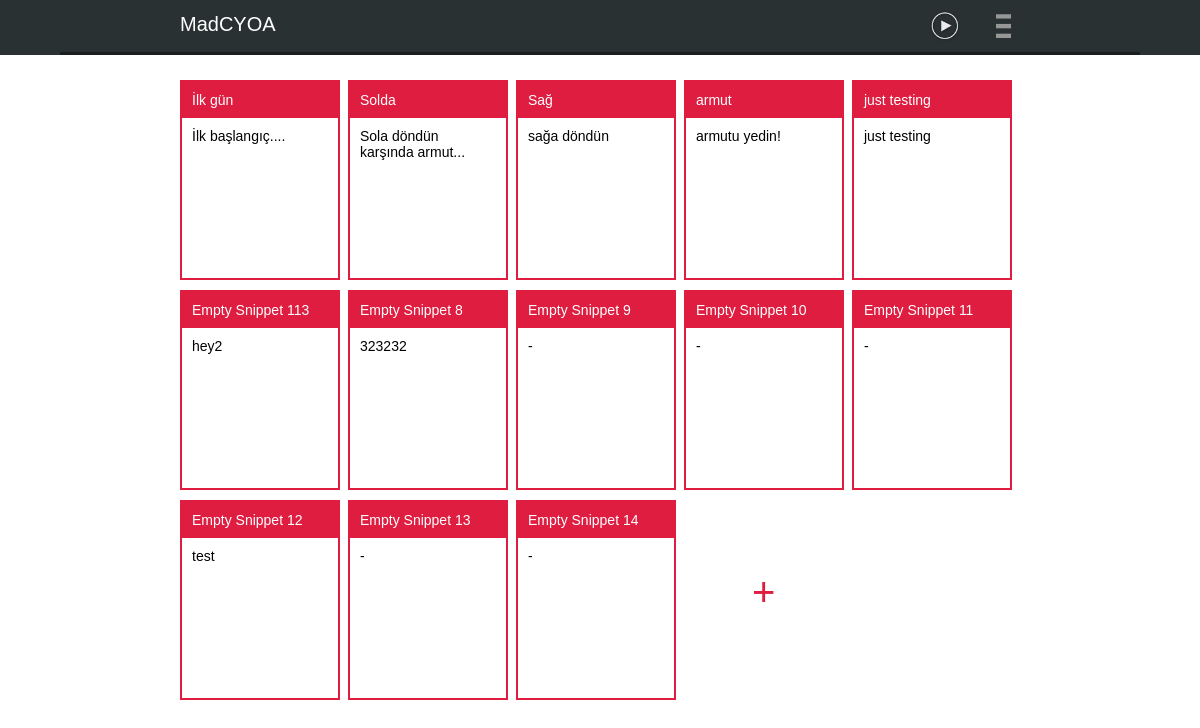
Page /stories/chapter/krhc/ on the committed database.
### stories/models.py (models this page shows, shortened)
class Displayable(models.Model):
    name = models.CharField(max_length=100, null=True, blank=True)
    slug = AutoSlugField(populate_from="name", unique=True, null=True, blank=True)
    text = models.TextField(null=True, blank=True)
    sort_order = models.IntegerField(default=1)
    class Meta:
        abstract = True
        ordering = ("sort_order",)

class Snippet(Displayable):
    chapter = models.ForeignKey(Chapter, related_name="related_snippets")
    is_completed = models.BooleanField(default=False)
    is_failed = models.BooleanField(default=False)
    starting_point = models.BooleanField(default=False)
    checkpoint = models.BooleanField(default=False)

### stories/views.py (the view)
# urls.py: url(r'^chapter/(?P<slug>[\w-]+)/$', ChapterDetail.as_view(), name="chapter-detail"),
class ChapterDetail(DetailView):
    model = Chapter
    template_name = "stories/chapter_detail.html"

### templates/stories/chapter_detail.html (shortened to what this page needs)
{% extends "base.html" %}
{% block navExtra %}
<div class="play-game">
    <a href="{% url 'play' object.story.slug %}" target="_blank">
        <img src="/static/icons/play.png">
    </a>
</div>
{% endblock %}
{% block pageContent %}
<div style="width: 100%; overflow:auto; font-family: Tahoma; font-size: 14px;">
	{% for snippet in object.related_snippets.all %}
	<div class="snp snippet" id="{{ snippet.slug }}">
		<div class="snp-brd">
			<div class="snp-title">
				{{ snippet.name|default:'-' }}
			</div>
			<div class="snp-text">
				{{ snippet.text|default:'-' }}
			</div>
		</div>
	</div>
	{% endfor %}
	<div class="snp new-snippet" id="{{ snippet.slug }}">
		<div class="add-snippet">
			+
		</div>
	</div>
</div>
{% endblock %}

### static/css/style.css (style rules this page uses)
* { margin: 0; padding: 0; font-family: "Lucida Sans Unicode", "Lucida Grande", sans-serif; }
.menu-container a { color: #fff; text-decoration: none; }
.menu-container .play-game { width: 43%; float: left; text-align: right; }
.play-game img { width: 32px; height: 32px; }
.snp { width: 19%; float:left; background: #fff; margin-right:1%; height: 200px; margin-top: 10px; }
.snp-brd { border: 2px solid #DE1D40; height: 196px; }
.snp-text { padding: 10px; }
.snp-title { padding: 10px; background: #DE1D40; color: #fff; }
.new-snippet { font-size: 40px; text-align: center; }
.add-snippet { margin-top: 70px; color: #DE1D40; }

### rows in the picture
Snippet: name "İlk gün", text "İlk başlangıç...."
Snippet: name "Solda", text "Sola döndün karşında armut..."
Snippet: name "Sağ", text "sağa döndün"
Snippet: name "armut", text "armutu yedin!"
Snippet: name "just testing", text "just testing"
Snippet: name "Empty Snippet 113", text "hey2"
Snippet: name "Empty Snippet 8", text "323232"
Snippet: name "Empty Snippet 9", text "-"
Snippet: name "Empty Snippet 10", text "-"
Snippet: name "Empty Snippet 11", text "-"
Snippet: name "Empty Snippet 12", text "test"
Snippet: name "Empty Snippet 13", text "-"
Snippet: name "Empty Snippet 14", text "-"
